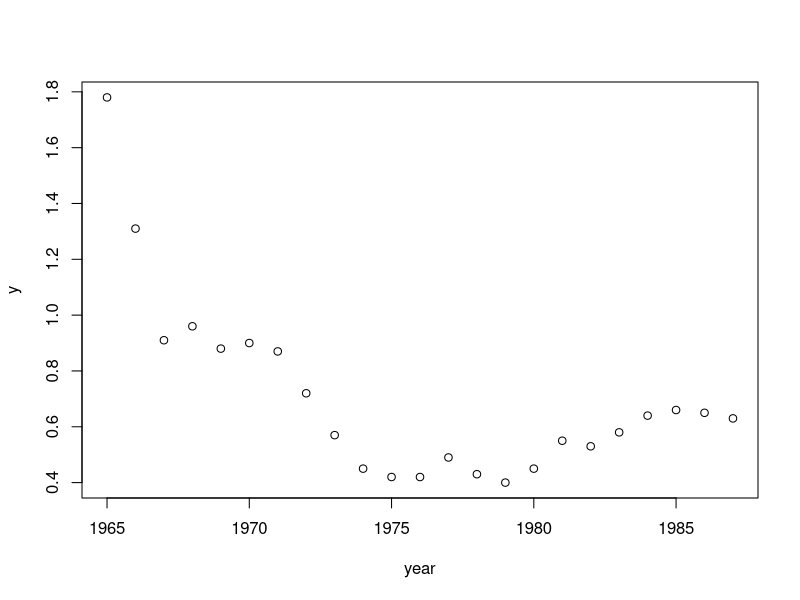

Recreate this plot in R.
rm(list=ls())

#
#FUNCTIONS
#

#
B = function(Bback, r, K, Cback){ 
	out = Bback + r*Bback*(1-(Bback/K)) - Cback 
	return(out)	
}

#
logIt = function(q, b){ log(q) + log(b) }

#
ll = function(p){
	#
	s  = p[1]
	q  = p[2]
	r  = p[3]
	K  = p[4]	
	#C0 = p[5]
	B0 = K #p[6]
	#
	Bnow = B(B0, r, K, C0) 
	out  = Y*log(2*pi*s^2)/2
	for(t in 1:Y){
		out  = out + ((log(y[t])-logIt(q, Bnow))^2)/(2*s^2)
		Bnow = B(Bnow, r, K, C[t])
	}
	#
	return(out)
}

#
#DATA
#

#
year = 1965:1987
y = c(1.78, 1.31, 0.91, 0.96, 0.88, 0.90, 0.87, 0.72, 0.57, 0.45, 0.42, 0.42, 0.49, 0.43, 0.40, 0.45, 0.55, 0.53, 0.58, 0.64, 0.66, 0.65, 0.63)
C = c(94, 212, 195, 383, 320, 402, 366, 606, 378, 319, 309, 389, 277, 254, 170, 97, 91, 177, 216, 229, 211, 231, 223)

#
#MAIN
#

#misc
Y  = length(year)
C0 = 0#C[1]
#optimization
s0 = 0.1
q0 = 1
r0 = 1
K0 = 10000
#B0 = 1000
par = c(s0, q0, r0, K0)
optimOut = optim(par, ll)
#
sHat  = optimOut$par[1]
qHat  = optimOut$par[2]
rHat  = optimOut$par[3]
KHat  = optimOut$par[4]
B0Hat = KHat
#
Bnow = B(B0Hat, rHat, KHat, C0) 
IHat = matrix(NaN, nrow=1, ncol=Y)
BHat = matrix(NaN, nrow=1, ncol=Y+1)
colnames(IHat) = year
colnames(BHat) = c(year, year[Y]+1)
BHat[1] = Bnow
for(t in 1:Y){
	IHat[t]   = exp(logIt(qHat, BHat[t]))	
	BHat[t+1] = B(BHat[t], rHat, KHat, C[t])
}
#
plot(year, y)
lines(year, IHat)
#
writeLines(sprintf('rHat: %f', rHat))
writeLines(sprintf('KHat: %f', KHat))
writeLines(sprintf('qHat: %f', qHat))
writeLines(sprintf('sHat: %f', sHat))
writeLines(sprintf('B0Hat: %f', B0Hat))
